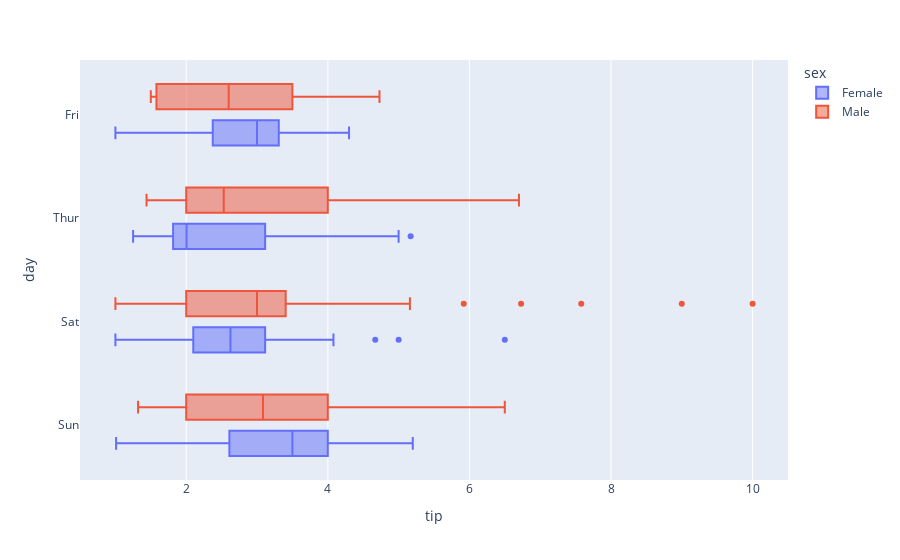

Source (notebook cell):
### Markdown cell above
---

**6. Інтерактивний box plot: чайові за днями та статтю**

Створіть інтерактивний box plot для чайових за днями тижня з розбивкою за кольором по статі.

### Code cell
fig = px.box(df, x='tip', y='day', color= 'sex')
fig.show()

### Figure 1 — Plotly figure (JSON) as saved in the notebook; plotly's stock layout.template omitted (floating-point values rounded to 4 significant figures; data arrays with more than 128 entries replaced by an {"elided": "..."} marker saying what was removed)
{"data": [{"alignmentgroup": "True", "hovertemplate": "sex=Female<br>tip=%{x}<br>day=%{y}<extra></extra>", "legendgroup": "Female", "marker": {"color": "#636efa"}, "name": "Female", "notched": false, "offsetgroup": "Female", "orientation": "h", "showlegend": true, "type": "box", "x": [1.01, 3.61, 5.0, 3.02, 1.67, 3.5, 2.75, 2.23, 3.0, 3.0, 2.45, 3.07, 2.6, 5.2, 1.5, 2.47, 1.0, 3.0, 3.14, 5.0, 2.2, 1.83, 5.17, 1.0, 4.3, 3.25, 2.5, 3.0, 2.5, 3.48, 4.08, 4.0, 1.0, 4.0, 3.5, 1.5, 1.8, 2.92, 1.68, 2.52, 4.2, 2.0, 2.0, 2.83, 1.5, 2.0, 3.25, 1.25, 2.0, 2.0, 2.75, 3.5, 5.0, 2.3, 1.5, 1.36, 1.63, 5.14, 3.75, 2.61, 2.0, 3.0, 1.61, 2.0, 4.0, 3.5, 3.5, 4.19, 5.0, 2.0, 2.01, 2.0, 2.5, 3.23, 2.23, 2.5, 6.5, 1.1, 3.09, 3.48, 3.0, 2.5, 2.0, 2.88, 4.67, 2.0, 3.0], "x0": " ", "xaxis": "x", "y": ["Sun", "Sun", "Sun", "Sun", "Sun", "Sun", "Sat", "Sat", "Sat", "Sat", "Sat", "Sat", "Sun", "Sun", "Sat", "Sat", "Sat", "Sat", "Sat", "Sat", "Sat", "Thur", "Thur", "Fri", "Fri", "Fri", "Fri", "Fri", "Sat", "Sat", "Sat", "Sat", "Sat", "Sun", "Sun", "Thur", "Thur", "Thur", "Thur", "Thur", "Thur", "Thur", "Thur", "Thur", "Thur", "Thur", "Thur", "Thur", "Thur", "Thur", "Thur", "Thur", "Thur", "Thur", "Thur", "Thur", "Thur", "Sun", "Sun", "Sun", "Sun", "Sun", "Sat", "Sat", "Sun", "Sun", "Sun", "Thur", "Thur", "Thur", "Thur", "Thur", "Thur", "Thur", "Sat", "Sat", "Sat", "Sat", "Sat", "Fri", "Fri", "Fri", "Fri", "Sat", "Sat", "Sat", "Thur"], "y0": " ", "yaxis": "y"}, {"alignmentgroup": "True", "hovertemplate": "sex=Male<br>tip=%{x}<br>day=%{y}<extra></extra>", "legendgroup": "Male", "marker": {"color": "#EF553B"}, "name": "Male", "notched": false, "offsetgroup": "Male", "orientation": "h", "showlegend": true, "type": "box", "x": {"elided": "157 float values"}, "x0": " ", "xaxis": "x", "y": {"elided": "157 str values"}, "y0": " ", "yaxis": "y"}], "layout": {"boxmode": "group", "legend": {"title": {"text": "sex"}, "tracegroupgap": 0}, "margin": {"t": 60}, "xaxis": {"anchor": "y", "domain": [0, 1], "title": {"text": "tip"}}, "yaxis": {"anchor": "x", "domain": [0, 1], "title": {"text": "day"}}}}
